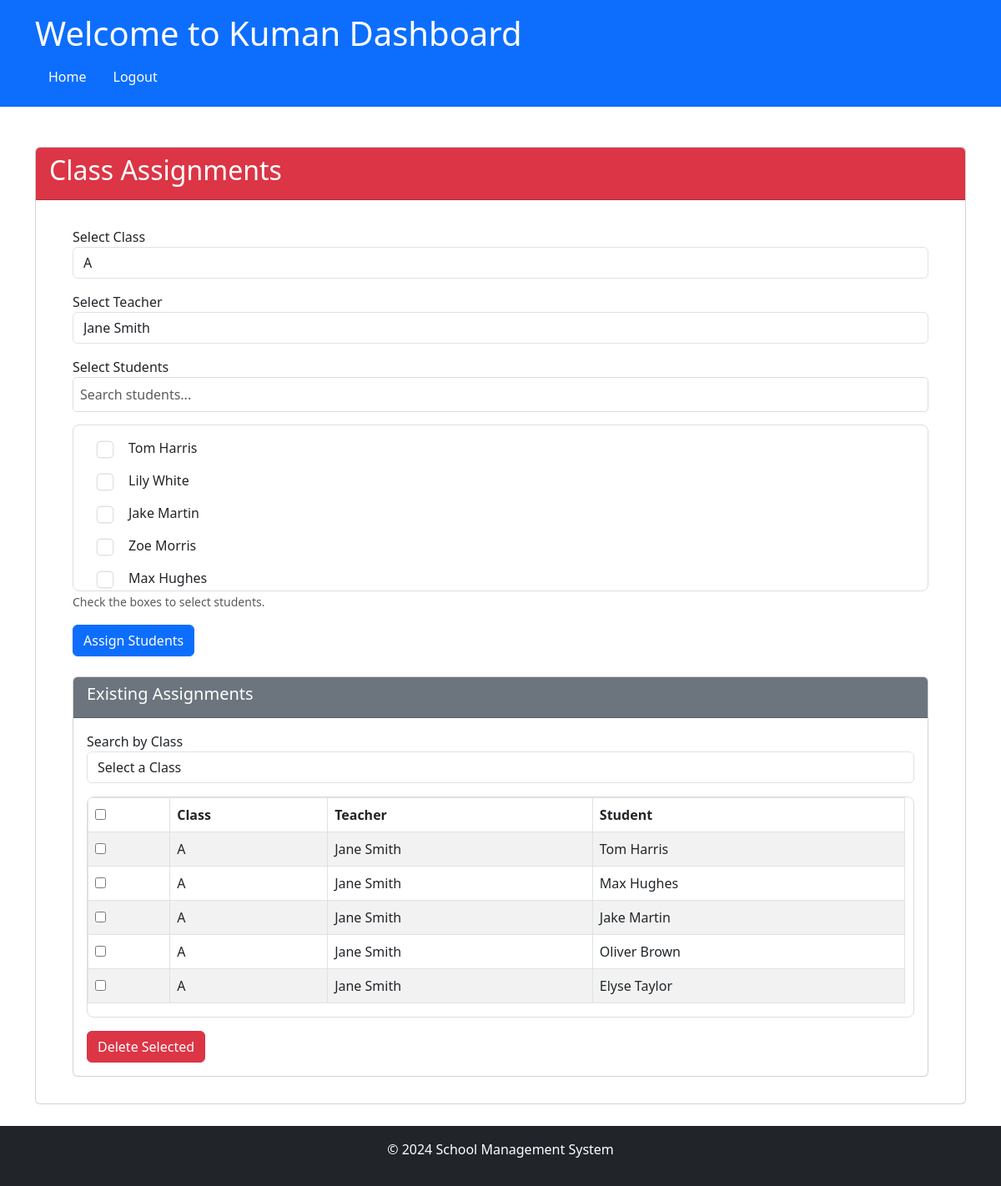
The app's page /admin/class_assignments (signed in), older data.
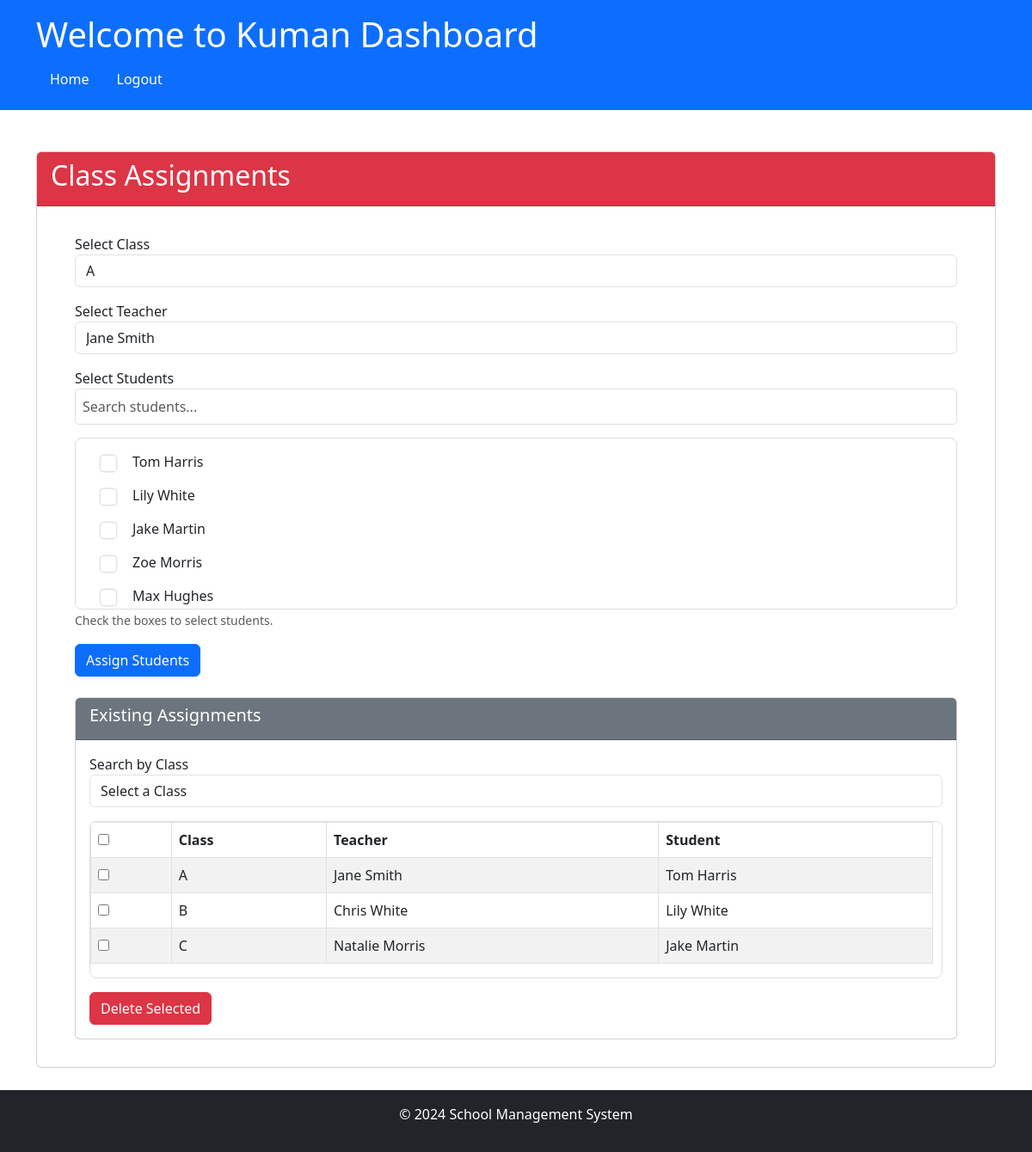
The same page, newer data.
### app/models/models.py (models this page shows)
class Settings(db.Model):
    __tablename__ = 'Settings'
    setting_key = db.Column('SettingKey', db.String, primary_key=True)
    setting_value = db.Column('SettingValue', db.String)
    description = db.Column('Description', db.String, nullable=False)
    value_type = db.Column('ValueType', db.String, nullable=False)
    category = db.Column('Category', db.String, nullable=False)

class User(UserMixin, db.Model):
    __tablename__ = 'User'
    id = db.Column('Id', db.String, primary_key=True,
                   default=lambda: str(uuid.uuid4()))
    password = db.Column('Password', db.String, nullable=True)
    role_id = db.Column('RoleId', db.String, ForeignKey(
        'Role.Id', ondelete='SET NULL'))
    email = db.Column('Email', db.String, nullable=False)
    first_name = db.Column('FirstName', db.String, nullable=False)
    last_name = db.Column('LastName', db.String, nullable=False)
    date_of_birth = db.Column('DateOfBirth', db.Date, nullable=False)
    telegram_id = db.Column('TelegramId', db.String, nullable=True)
    role = relationship('Role', back_populates='users')
    parent_students = relationship(
        'ParentStudentRelation', foreign_keys='[ParentStudentRelation.parent_id]', back_populates='parent', cascade="all, delete-orphan")
    student_parents = relationship(
        'ParentStudentRelation', foreign_keys='[ParentStudentRelation.student_id]', back_populates='student', cascade="all, delete-orphan")
    class_assignments_as_teacher = relationship(
        'ClassAssignment', foreign_keys='ClassAssignment.teacher_id', back_populates='teacher')
    class_assignments_as_student = relationship(
        'ClassAssignment', foreign_keys='ClassAssignment.student_id', back_populates='student')
    student_fee_assignments = relationship(
        'StudentFeeAssignment', back_populates='student')

class ClassAssignment(db.Model):
    __tablename__ = 'ClassAssignment'
    assignment_id = db.Column(
        'AssignmentId', db.String, primary_key=True, default=lambda: str(uuid.uuid4()))
    class_id = db.Column('ClassId', db.String, ForeignKey(
        'Class.ClassId', ondelete='CASCADE'))
    teacher_id = db.Column('TeacherId', db.String,
                           ForeignKey('User.Id', ondelete='SET NULL'))
    student_id = db.Column('StudentId', db.String,
                           ForeignKey('User.Id', ondelete='SET NULL'))
    class_ = relationship('Class', back_populates='assignments')
    teacher = relationship('User', foreign_keys=[
                           teacher_id], back_populates='class_assignments_as_teacher')
    student = relationship('User', foreign_keys=[
                           student_id], back_populates='class_assignments_as_student')

class Class(db.Model):
    __tablename__ = 'Class'
    class_id = db.Column('ClassId', db.String, primary_key=True,
                         default=lambda: str(uuid.uuid4()))
    class_name = db.Column('ClassName', db.String, nullable=False)
    description = db.Column('Description', db.String)
    assignments = relationship('ClassAssignment', back_populates='class_')

### app/routes/admin_routes.py (the view, shortened to what this page needs)
@admin.route('/class_assignments', methods=['GET', 'POST'])
@role_required('1')
@login_required
def class_assignments():
    teachers = User.query.filter_by(role_id='2').all()  # Assuming 'teacher' role_id
    students = User.query.filter_by(role_id='5').all()  # Assuming 'student' role_id
    classes = Class.query.all()  # All classes
    assignments = ClassAssignment.query.all()
    return render_template(
        'admin/class_assignments.html',
        teachers=teachers,
        students=students,
        classes=classes,
        assignments=assignments,
        app_name=app_name()
    )

### app/__init__.py (called while the page is built)
@login_manager.user_loader
def load_user(user_id):
    from .models.models import User
    return User.query.get(user_id)

### app/routes/routes.py (called while the page is built)
def app_name():
    app_name = "School Management System"
    with current_app.app_context():
        setting = Settings.query.filter_by(setting_key='school_name').first()
        if setting and setting.setting_value:
            app_name = setting.setting_value
    return app_name

def role_required(*roles):
    def decorator(f):
        @wraps(f)
        def decorated_function(*args, **kwargs):
            if not current_user.is_authenticated or current_user.role_id not in roles:
                abort(403)  # Forbidden access if role does not match
            return f(*args, **kwargs)
        return decorated_function
    return decorator

### app/templates/admin/class_assignments.html (shortened to what this page needs)
{% extends "share/dashboard.html" %}
{% block card_header %}
bg-danger
{% endblock %}
{% block card_title %}
Class Assignments
{% endblock %}
{% block card_content %}
<div class="container">
    <div class="card-body">
        <form method="POST" id="assign-form">
            <div class="form-group mb-3">
                <label for="class">Select Class</label>
                <select class="form-control" id="class" name="class_id" required>
                    {% for class in classes %}
                    <option value="{{ class.class_id }}">{{ class.class_name }}</option>
                    {% endfor %}
                </select>
            </div>
            <div class="form-group mb-3">
                <label for="teacher">Select Teacher</label>
                <select class="form-control" id="teacher" name="teacher_id" required>
                    {% if teachers %}
                    {% for teacher in teachers %}
                    <option value="{{ teacher.id }}">{{ teacher.first_name }} {{ teacher.last_name }}</option>
                    {% endfor %}
                    {% else %}
                    <option disabled>No teachers available</option>
                    {% endif %}
                </select>
            </div>
            <div class="form-group mb-3">
                <label for="students">Select Students</label>
                <input type="text" id="search-student" class="form-control" placeholder="Search students..."
                    onkeyup="searchByStudent()">
                <div class="scrollable-container" id="student-list">
                    <div class="form-check">
                        {% for student in students %}
                        <div class="student-item" data-name="{{ student.first_name }} {{ student.last_name }}">
                            <input class="form-check-input" type="checkbox" id="student_{{ student.id }}"
                                name="student_id" value="{{ student.id }}">
                            <label class="form-check-label" for="student_{{ student.id }}">
                                {{ student.first_name }} {{ student.last_name }}
                            </label>
                        </div>
                        {% endfor %}
                    </div>
                </div>
                <small class="form-text text-muted">Check the boxes to select students.</small>
            </div>
            <button type="submit" class="btn btn-primary" name="assign_students">Assign Students</button>
        </form>
        <div class="card mt-4">
            <div class="card-header bg-secondary text-white">
                <h5>Existing Assignments</h5>
            </div>
            <div class="card-body">
                <div class="mb-3">
                    <label for="search-class">Search by Class</label>
                    <select id="search-class" class="form-control" onchange="searchByClass()">
                        <option value="">Select a Class</option>
                    </select>
                </div>
                <div class="scrollable-assignments">
                    <form method="POST" id="delete-form">
                        <table class="table table-striped table-bordered">
                            <thead class="thead-dark">
                                <tr>
                                    <th>
                                        <input type="checkbox" id="select_all" onclick="toggleSelectAll()">
                                    </th>
                                    <th>Class</th>
                                    <th>Teacher</th>
                                    <th>Student</th>
                                </tr>
                            </thead>
                            <tbody id="assignment-list">
                                {% for assignment in assignments %}
                                <tr class="assignment-item" data-class-id="{{ assignment.class_.class_id }}"
                                    data-class="{{ assignment.class_.class_name }}"
                                    data-teacher="{{ assignment.teacher.first_name }} {{ assignment.teacher.last_name }}"
                                    data-student="{{ assignment.student.first_name }} {{ assignment.student.last_name }}">
                                    <td>
                                        <input type="checkbox" class="assignment_checkbox" name="assignment_ids"
                                            value="{{ assignment.assignment_id }}">
                                    </td>
                                    <td>{{ assignment.class_.class_name }}</td>
                                    <td>{{ assignment.teacher.first_name }} {{ assignment.teacher.last_name }}</td>
                                    <td>{{ assignment.student.first_name }} {{ assignment.student.last_name }}</td>
                                </tr>
                                {% endfor %}
                            </tbody>
                        </table>
                    </form>
                </div>
                <button type="submit" class="btn btn-danger mt-3" form="delete-form" name="delete_selected">Delete
                    Selected</button>
            </div>
        </div>
    </div>
</div>
{% endblock %}

### app/templates/share/dashboard.html (shortened to what this page needs)
<!DOCTYPE html>
<html lang="en">
	<head>
		<link
			href="https://cdn.jsdelivr.net/npm/bootstrap@5.3.0-alpha1/dist/css/bootstrap.min.css"
			rel="stylesheet"
		/>
	</head>
	<body>
		<header class="bg-primary text-white p-3">
			<div class="container">
				<h1>Welcome to {{app_name}} Dashboard</h1>
				<nav>
					<ul class="nav">
						<li class="nav-item">
							<a
								class="nav-link text-white"
								href="{% if current_user.role_id == '1' %}
                                        {{ url_for('admin.dashboard') }}
                                      {% elif current_user.role_id == '2' %}
                                        {{ url_for('teacher.dashboard') }}
                                      {% elif current_user.role_id == '3' %}
                                        {{ url_for('parent.dashboard') }}
                                      {% elif current_user.role_id == '4' %}
                                        {{ url_for('accountant.dashboard') }}
                                      {% else %}
                                        {{ url_for('views.home') }}
                                      {% endif %}"
								>Home</a
							>
						</li>
						<li class="nav-item">
							<a class="nav-link text-white" href="{{ url_for('auth.logout') }}"
								>Logout</a
							>
						</li>
					</ul>
				</nav>
			</div>
		</header>
		<main class="container my-5" style="padding-bottom: 50px;">
			<div class="card">
				<div
					class="card-header text-white {% block card_header %}{% endblock %}"
				>
					<h2>{% block card_title %} {% endblock %}</h2>
				</div>
				<div class="card-body">{% block card_content %} {% endblock %}</div>
			</div>
		</main>
		<footer class="bg-dark text-white py-3 fixed-bottom footer">
			<div class="container text-center">
				<p>&copy; 2024 School Management System</p>
			</div>
		</footer>
	</body>
</html>

### app/templates/admin/class_assignments.html (style rules this page uses)
.scrollable-container { max-height: 200px; overflow-y: auto; border: 1px solid #ddd; padding: 15px; border-radius: 8px; }
.student-item { padding-left: 15px; margin-bottom: 15px; display: flex; align-items: center; }
.form-check-label { margin-left: 10px; }
.form-check-input { transform: scale(1.3); margin-right: 10px; }
.form-check { display: block; }
#search-student, #search-assignment { margin-bottom: 15px; padding: 8px; width: 100%; border: 1px solid #ddd; border-radius: 5px; }
.scrollable-assignments { max-height: 300px; overflow-y: auto; border: 1px solid #ddd; border-radius: 8px; padding-right: 10px; }

Row changes from the older to the newer data that the page shows:
removed ClassAssignment: class_.class_name "A", teacher.first_name "Jane", teacher.last_name "Smith", student.first_name "Max", student.last_name "Hughes"
removed ClassAssignment: class_.class_name "A", teacher.first_name "Jane", teacher.last_name "Smith", student.first_name "Jake", student.last_name "Martin"
removed ClassAssignment: class_.class_name "A", teacher.first_name "Jane", teacher.last_name "Smith", student.first_name "Oliver", student.last_name "Brown"
removed ClassAssignment: class_.class_name "A", teacher.first_name "Jane", teacher.last_name "Smith", student.first_name "Elyse", student.last_name "Taylor"
added ClassAssignment: class_.class_name "B", teacher.first_name "Chris", teacher.last_name "White", student.first_name "Lily", student.last_name "White"
added ClassAssignment: class_.class_name "C", teacher.first_name "Natalie", teacher.last_name "Morris", student.first_name "Jake", student.last_name "Martin"
